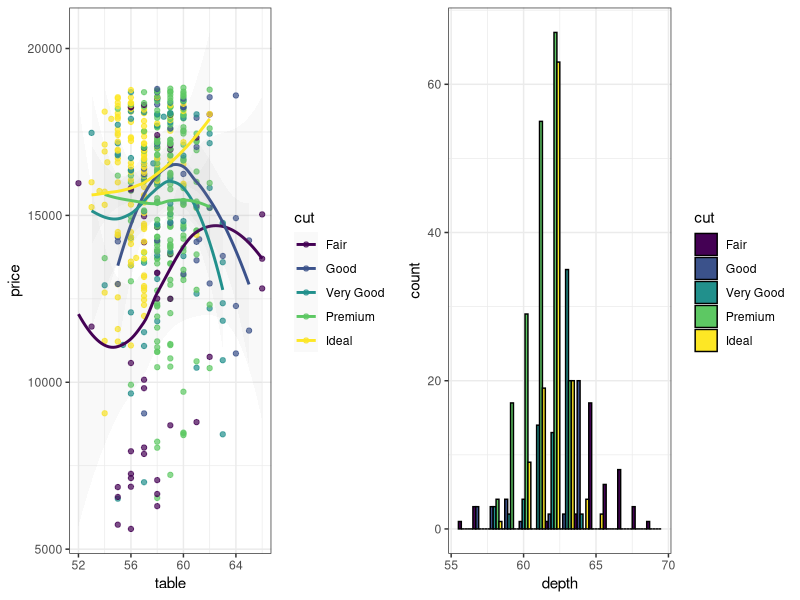
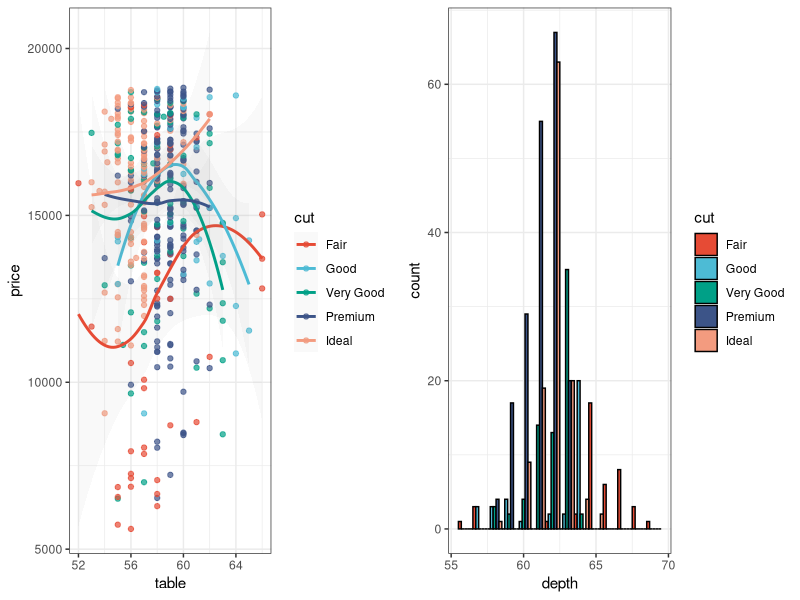
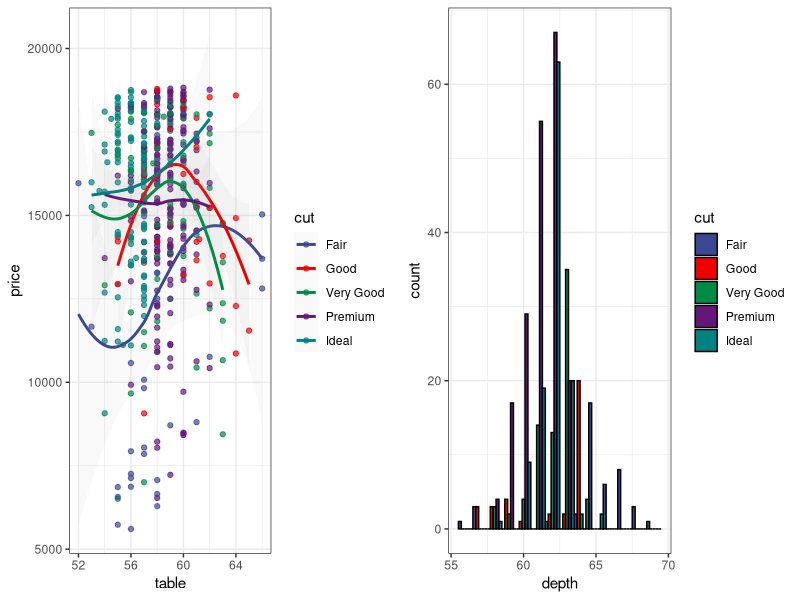
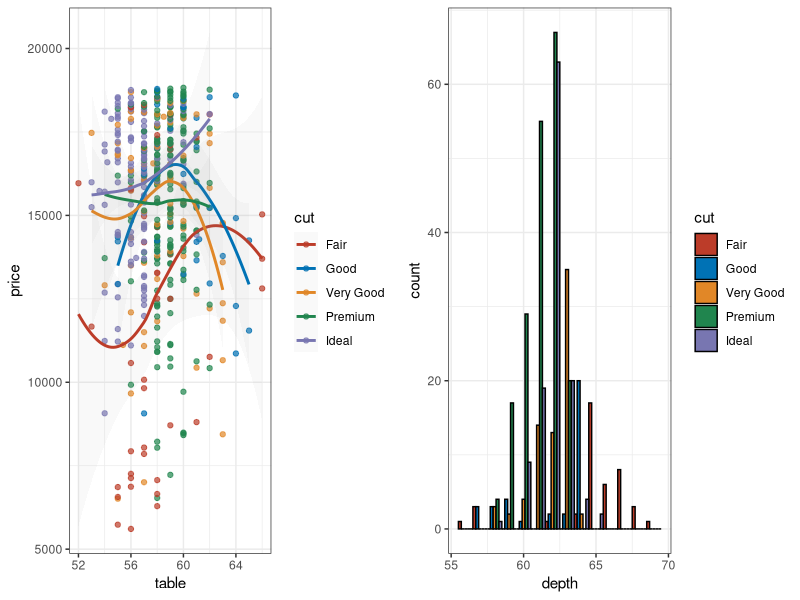
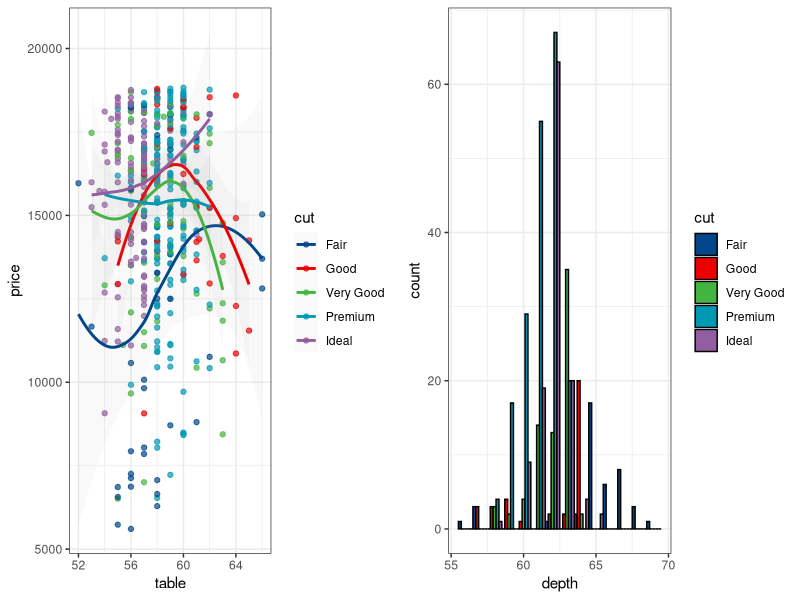
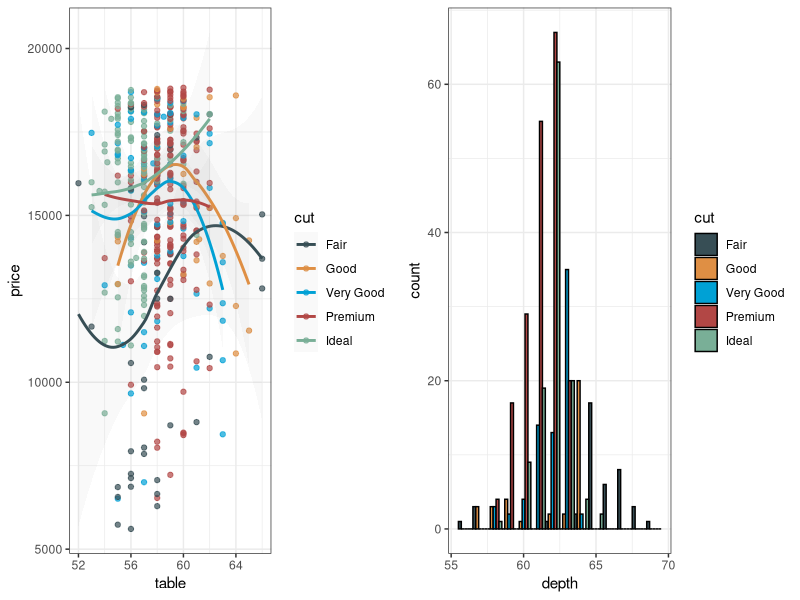
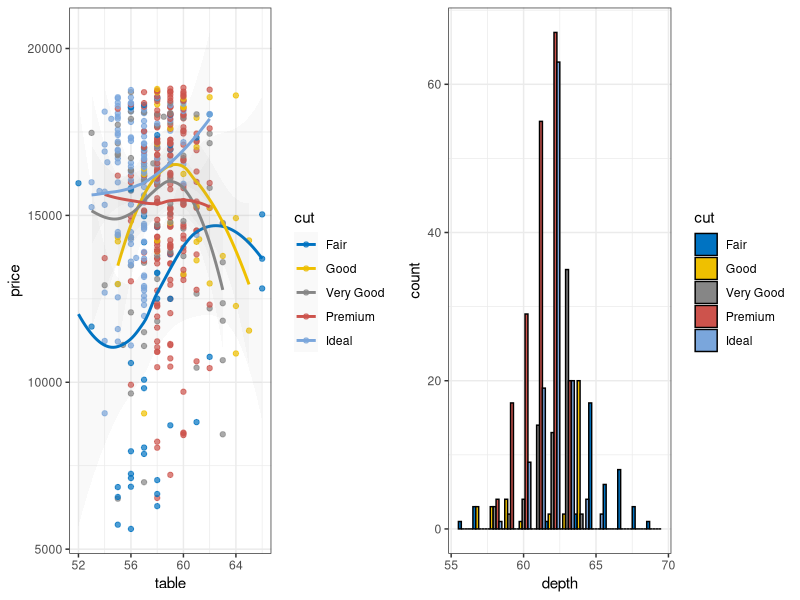
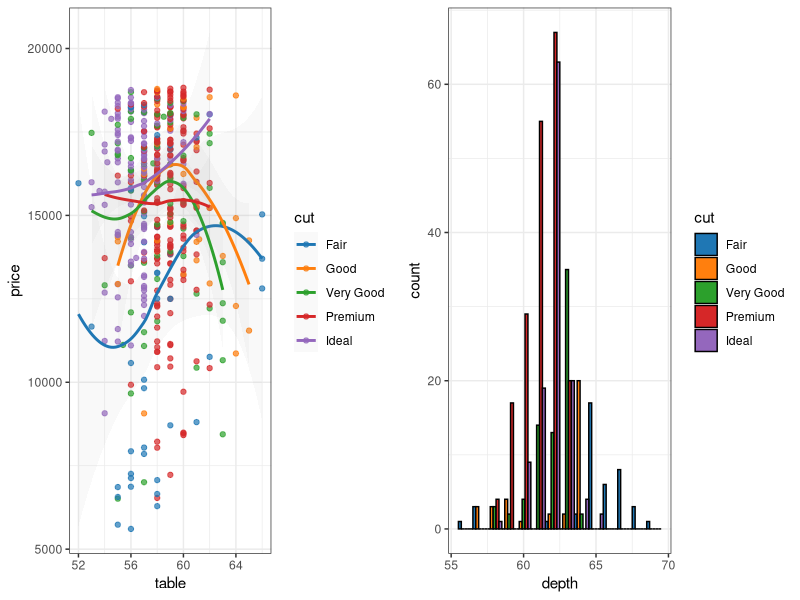

Write R code to recreate these figures, in order.
## ---- chunk 1
library("ggsci")
library("ggplot2")
library("gridExtra")

data("diamonds")

p1 = ggplot(subset(diamonds, carat >= 2.2),
       aes(x = table, y = price, colour = cut)) +
  geom_point(alpha = 0.7) +
  geom_smooth(method = "loess", alpha = 0.05, size = 1, span = 1) +
  theme_bw()

p2 = ggplot(subset(diamonds, carat > 2.2 & depth > 55 & depth < 70),
       aes(x = depth, fill = cut)) +
  geom_histogram(colour = "black", binwidth = 1, position = "dodge") +
  theme_bw()

grid.arrange(p1, p2, ncol=2)
## ---- chunk 2
p1_npg = p1 + scale_color_npg()
p2_npg = p2 + scale_fill_npg()
grid.arrange(p1_npg, p2_npg, ncol = 2)
## ---- chunk 3
p1_aaas = p1 + scale_color_aaas()
p2_aaas = p2 + scale_fill_aaas()
grid.arrange(p1_aaas, p2_aaas, ncol = 2)
## ---- chunk 4
p1_nejm = p1 + scale_color_nejm()
p2_nejm = p2 + scale_fill_nejm()
grid.arrange(p1_nejm, p2_nejm, ncol = 2)
## ---- chunk 5
p1_lancet = p1 + scale_color_lancet()
p2_lancet = p2 + scale_fill_lancet()
grid.arrange(p1_lancet, p2_lancet, ncol = 2)
## ---- chunk 6
p1_jama = p1 + scale_color_jama()
p2_jama = p2 + scale_fill_jama()
grid.arrange(p1_jama, p2_jama, ncol = 2)
## ---- chunk 7
p1_jco = p1 + scale_color_jco()
p2_jco = p2 + scale_fill_jco()
grid.arrange(p1_jco, p2_jco, ncol = 2)
## ---- chunk 8
p1_d3 = p1 + scale_color_d3()
p2_d3 = p2 + scale_fill_d3()
grid.arrange(p1_d3, p2_d3, ncol = 2)
